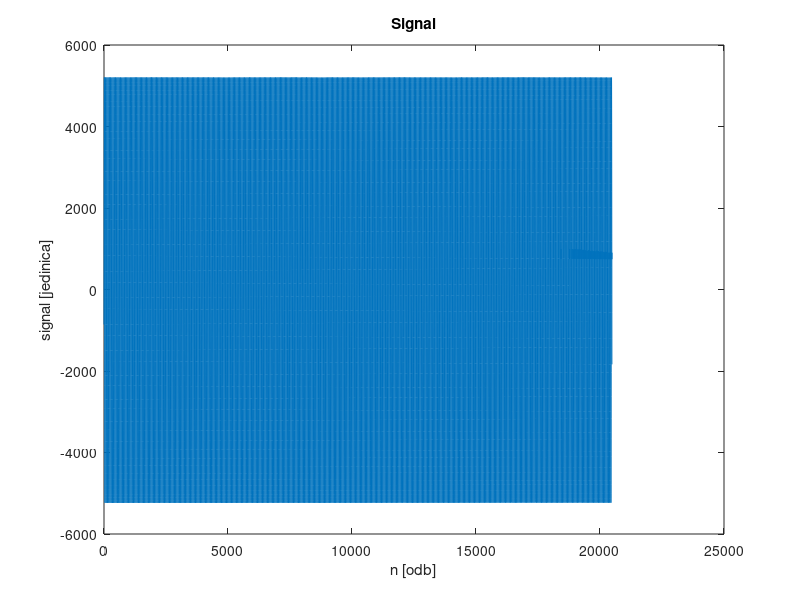

Reproduce this figure in MATLAB. (Note: this script raises an error after producing the figure.)
clc;
close all;
clear variables;
%%

signal_txt = dlmread('signal_txt.txt');

figure;
plot(signal_txt)
title("Signal")
xlabel("n [odb]")
ylabel("signal [jedinica]")

fileID = fopen('signal_vhdl.txt','w');
save_to_file_vhdl(signal_txt, fileID)
fclose('all');
disp('Konvertovano')